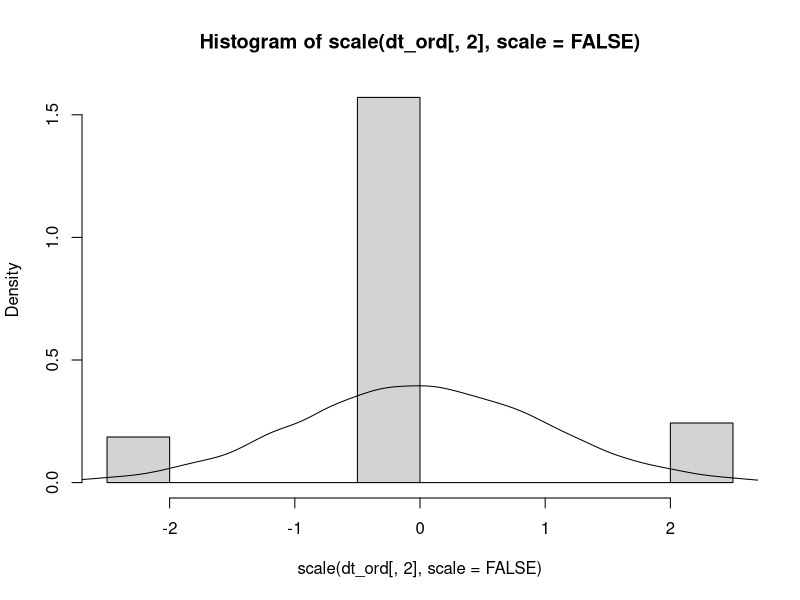

Reproduce this figure in R. (Note: this script raises an error after producing the figure.)
### Title:    Lisa Step 4: Pool results together
### Project:  Imputing High Dimensional Data
### Author:   Damiano D'Urso
### Created:  2021-05-31
### Notes:    Example script to see how he creates ordinal data 
###           according to CFA

# session clean up --------------------------------------------------------

  rm(list=ls())

# packages ----------------------------------------------------------------

  library(MASS)
  library(lavaan)

# generate data: continuous and discretized version -----------------------

  sample      <- 1e4 # number of subjects
  LV          <- 1 # Number of latent variables (factors)
  itemset     <- 1
  observed    <- 5 # Number of items
  categories  <- 3 # categories
  lambda      <- 0.7 # Factor loadings size

  # Latent model true parameters
  nu          <- rep(0, observed) # Intercepts for all indicators are 0
  phi         <- 1                # latent variable variances
  lambda      <- matrix(c(rep(lambda, itemset)),
                        nrow = observed, ncol = LV)
  kappa       <- matrix(0, nrow = LV, ncol = LV) # latent mean group 1 is 0
  errorvar    <- 1 - lambda[1:observed]^2 # error variance
  theta       <- diag(errorvar) # matrix of error variances
  phi         <- matrix(phi, nrow = LV, ncol = LV)

  # Generate Latent variable scores
  eta         <- mvrnorm(sample, mu = kappa, Sigma = phi) # factor scores group 1

  # Generate uniqueness
  epsilon     <- mvrnorm(sample,
                         rep(0, observed),
                         Sigma = theta)

  # Generate Continuous Observed Data
  dt          <- nu + eta %*% t(lambda) + epsilon
    colnames(dt) <- paste0("z", 1:ncol(dt))

  # Discretize condituous data
  dt_ord <- apply(dt, 2, function(j){
    as.numeric(cut(j, breaks = categories))
  })
  dt_ord <- scale(dt_ord) # scale it to have same variance as original

  # Plot distributions
  hist(scale(dt_ord[, 2], scale = FALSE), freq = FALSE)
  lines(density(dt[, 2]))

# fit models --------------------------------------------------------------

  # Define CFA model
  CFA_model <- paste0("lv", 
                      " =~ ",
                      paste0(colnames(dt), collapse = " + ")
  )
  
  # Continuous version
  fit <- cfa(CFA_model, data = dt, std.lv = TRUE)
  CFAest <- parameterEstimates(fit, standardized = TRUE)

  # Ordinal Version (treated as ordinal)
  fit_ord_T <- cfa(CFA_model, data = dt_ord, std.lv = TRUE, ordered = TRUE)
  CFAest_ord_T <- parameterEstimates(fit_ord_T, standardized = TRUE)

  # Ordinal Version (treated as continuous)
  fit_ord_F <- cfa(CFA_model, data = dt_ord, std.lv = TRUE)
  CFAest_ord_F <- parameterEstimates(fit_ord_F, standardized = TRUE)

# generate data: continuous attenuated as discrete ------------------------

  # Define parameters
  lambda <- mean(CFAest_ord_F[grep("=~", CFAest_ord_F$op), "est"]) # Factor loadings size
  lambda <- matrix(c(rep(lambda, itemset)),
                   nrow = observed, ncol = LV)
  item_variance <- mean(apply(dt_ord, 2, var))
  errorvar <- item_variance - lambda[1:observed]*lambda[1:observed] # error variance
  theta <- diag(errorvar) # matrix of error variances
  phi <- matrix(phi, nrow = LV, ncol = LV)

  # Sample latent scores
  eta <- mvrnorm(sample, mu = kappa, Sigma = phi)

  # Sample errors
  epsilon <- mvrnorm(sample, rep(0, observed), Sigma = theta)

  # Derive item scores
  dt_goal <- nu + eta %*% t(lambda) + epsilon

  # Give proper names
  colnames(dt_goal) <- paste0("z", 1:ncol(dt_goal))

  # Goal
  fit_goal <- cfa(CFA_model, data = dt_goal, std.lv = TRUE)
  CFAest_goal <- parameterEstimates(fit_goal, standardized = TRUE)

# compare results ---------------------------------------------------------

  # Indexes
  CFA_cont_index <- c(grep("=~", CFAest$op),
                      grep("~~", CFAest$op))
  CFA_ordi_index <- c(grep("=~", CFAest_ord_T$op),
                      grep("~~", CFAest_ord_T$op))
  # Look at results
  CFAest_comp <- cbind(CFAest[CFA_cont_index, 1:3],
                       cont = round(CFAest[CFA_cont_index, 4], 3),
                       ord_T  = round(CFAest_ord_T[CFA_ordi_index, 4], 3),
                       ord_F  = round(CFAest_ord_F[CFA_cont_index, 4], 3),
                       goal = round(CFAest_goal[CFA_cont_index, 4], 3))
  CFAest_comp

# compare results ---------------------------------------------------------

  # Factor loadings comapred
  CFAest_comp[, "cont"]/CFAest_comp[, "ord_F"]

  # Item variances
  cbind(cont = round(apply(dt, 2, var), 3),
        ord  = round(apply(dt_ord, 2, var), 3),
        goal = round(apply(dt_goal, 2, var), 3))

  # Observed Correlations
  lapply(list(cont = dt,
              ord  = dt_ord,
              goal = dt_goal), 
         function(x){round(cor(x), 3)})
